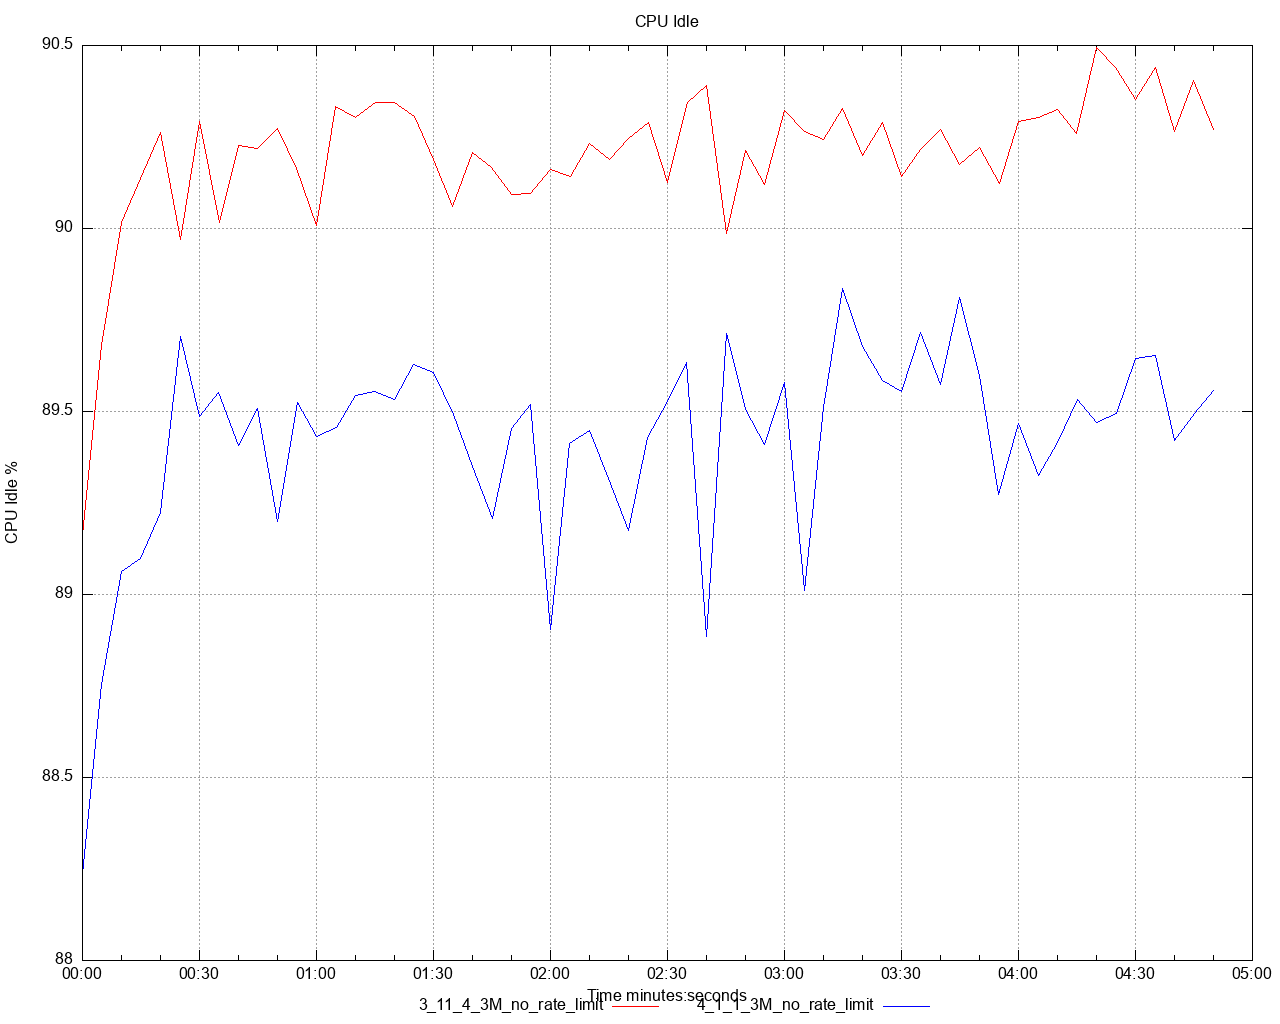

Write the gnuplot code that produced this figure.
set title 'CPU Idle' noenhanced
set style data lines
set datafile separator ","
set terminal png size 1280,1024
set grid
set key below
set xdata time
set timefmt "%s"
offset = 0
t0(x)=(offset=($0==0) ? x : offset, x - offset)
set xlabel 'Time minutes:seconds'
set ylabel 'CPU Idle %'
set output '/Users/ahmet.mircik/simulator/tests/report_3M_no_rate_limit/dstat/cpu_idle_A1.png'
plot \
   '/Users/ahmet.mircik/simulator/tests/report_3M_no_rate_limit/data/cpu_idle_A1_1.data' using (t0(timecolumn(1))):2 title "3_11_4_3M_no_rate_limit" noenhanced lt rgb "red", \
   '/Users/ahmet.mircik/simulator/tests/report_3M_no_rate_limit/data/cpu_idle_A1_2.data' using (t0(timecolumn(1))):2 title "4_1_1_3M_no_rate_limit" noenhanced lt rgb "blue", \
